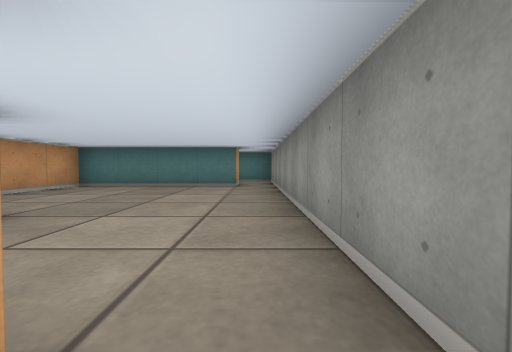
[1] (above)

12 first-person views from a walk through a cub3D maze. The camera is about half as high as the walls, tilts 2° down and sees 90° across. The floor is counted in squares. Each view is taken from the middle of a square. On the plan, view 1 faces up. The plan holds only what a view shows up to about 9 squares ahead; the rest is blank.

[2]
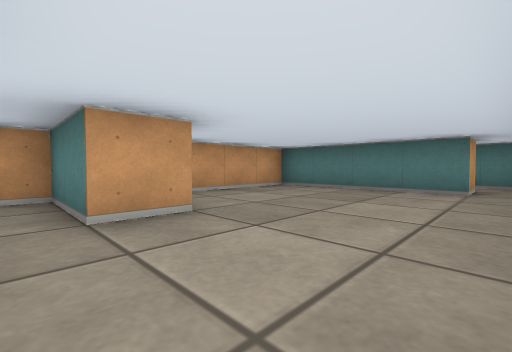

[3]
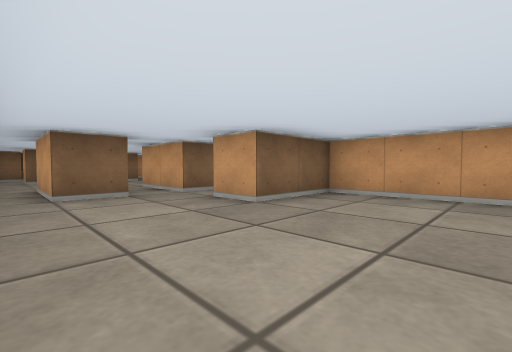

[4]
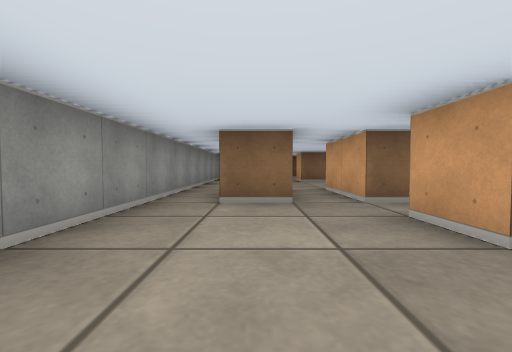

[5]
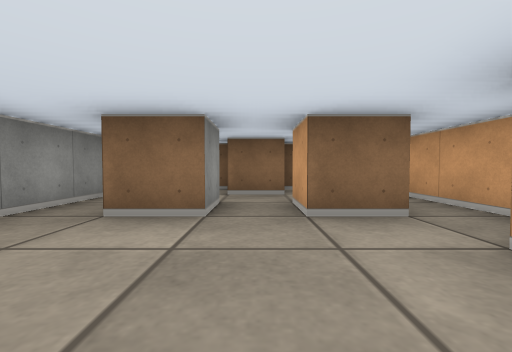

[6]
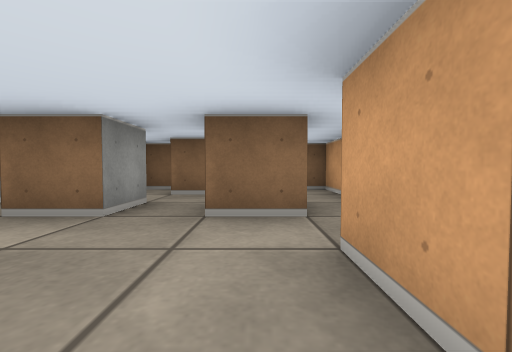

[7]
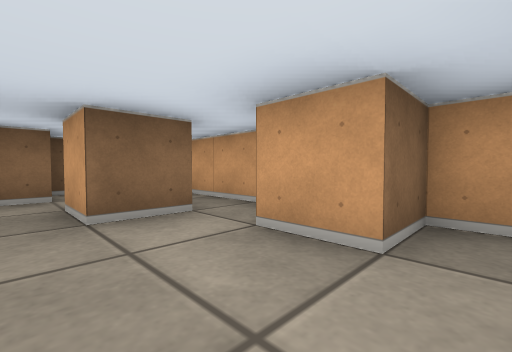

[8]
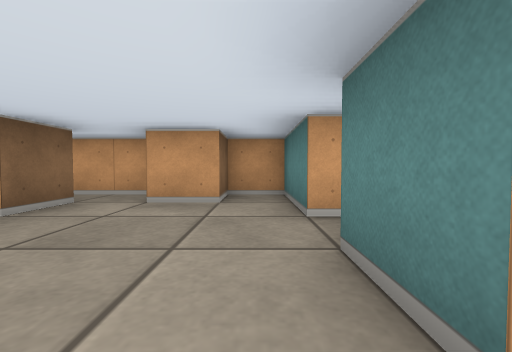

[9]
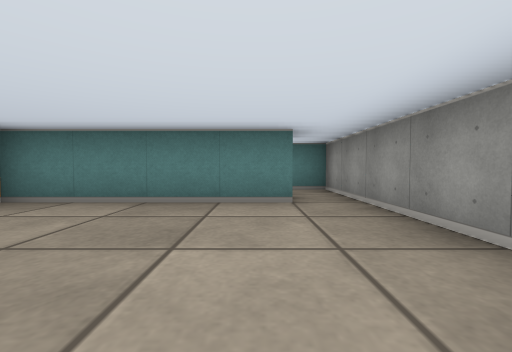

[10]
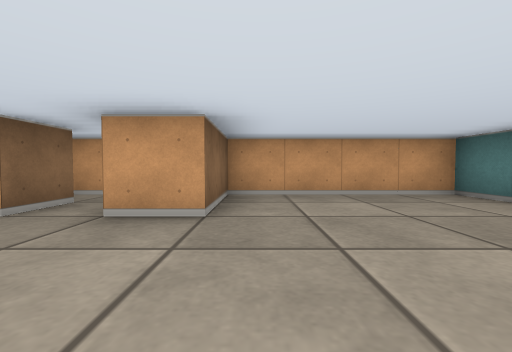

[11]
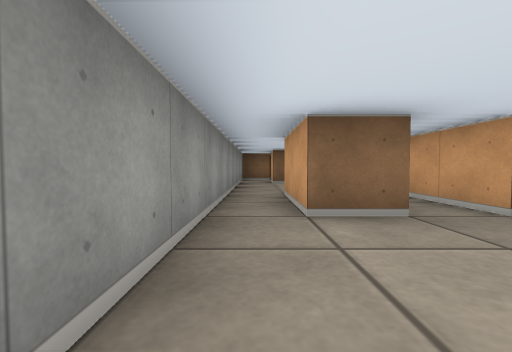

[12]
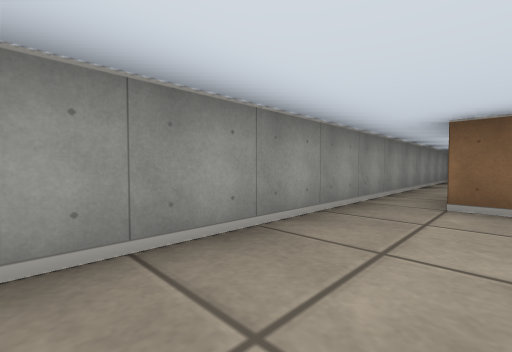

### Floor plan
Ten units are one square. View 1 is at (0, 0); x grows to the right and y downward. Boxes are objects, and circles mark ways between rooms. Rooms are numbered by the first view taken in them; rooms with no view inside come last. Other rooms are left out.
<svg viewBox="-50 -75 60 155">
<path fill="none" stroke="#000" d="M-15 55 -15 45 -5 45 -5 55M-36 45 -25 45 -25 55M-45 39 -45 75 -25 75M-26 65 -15 65M-6 65 0 65M-15 75 -6 75M5 65 5 -5M-25 -5 -25 15 -45 15 -45 25 -35 25 -35 35M-5 -5 -5 15 -15 15M-16 -5 -5 -5M-35 -5 -25 -5M5 -5 5 -65M-5 -65 -45 -65 -45 -25 -25 -25 -25 -15 -45 -15 -45 2"/>
<circle cx="-20" cy="5" r="3" fill="#2a7"/>
<circle cx="0" cy="5" r="3" fill="#2a7"/>
<text x="-20" y="40">1</text>
<text x="-20" y="-30">2</text>
</svg>
Room 1 opens to room 2.

Where each view was taken, in squares from view 1:
view 1: 0 up, 0 right, facing up
view 2: 1 up, 0 right, facing up-left
view 3: 5 up, 0 right, facing down-left
view 4: 4 up, 1 left, facing down
view 5: 2 down, 2 left, facing down
view 6: 2 down, 3 left, facing down
view 7: 2 down, 2 left, facing down-left
view 8: 2 down, 0 right, facing left
view 9: 3 up, 1 left, facing up
view 10: 3 up, 0 right, facing left
view 11: 3 up, 0 right, facing down
view 12: 4 up, 1 left, facing down-right
